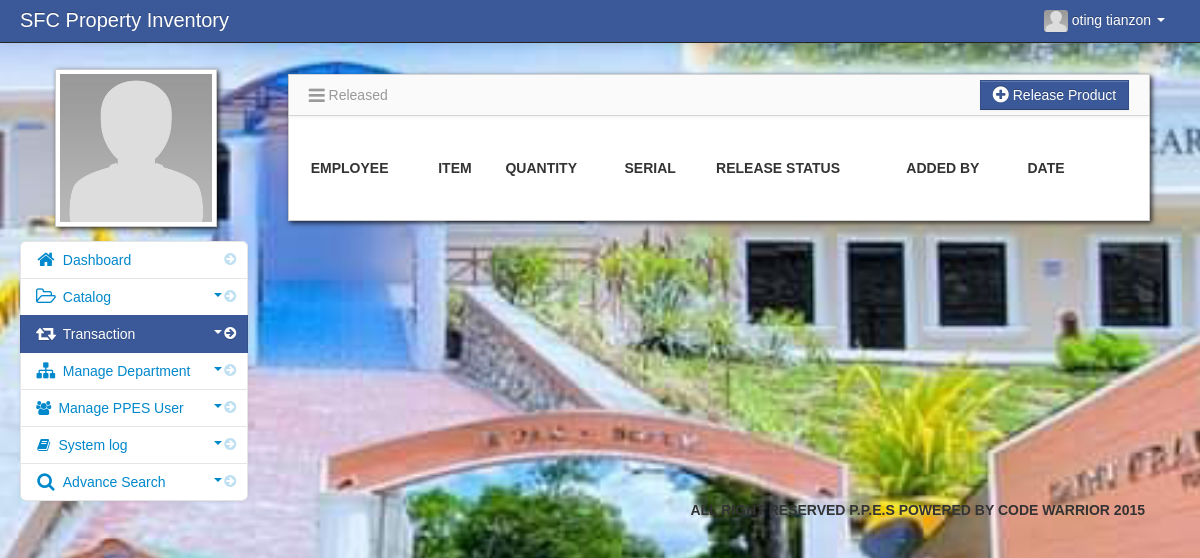
/admin/product_release.php (signed in), run on an earlier commit of the app's database.
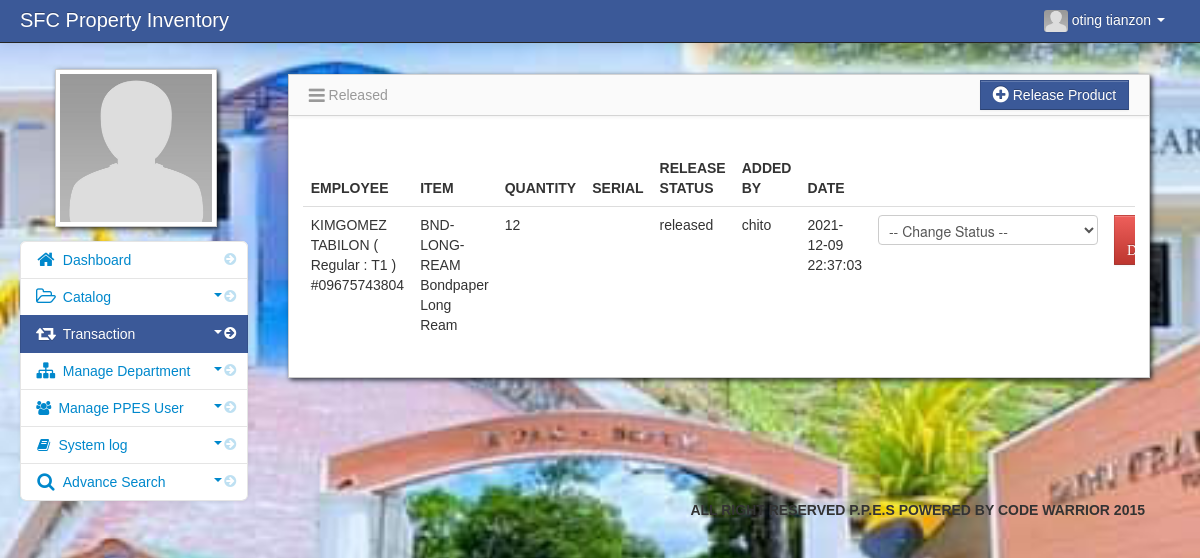
And on a later commit of the database.
### tables this page shows
CREATE TABLE `user` (
  `user_id` int(11) NOT NULL,
  `firstname` varchar(100) NOT NULL,
  `middlename` varchar(100) NOT NULL,
  `lastname` varchar(100) NOT NULL,
  `username` varchar(100) NOT NULL,
  `password` varchar(100) NOT NULL,
  `adminthumbnails` varchar(128) NOT NULL
);

CREATE TABLE `product_release` (
  `id` int(11) NOT NULL,
  `product_id` int(11) NOT NULL,
  `qty` int(11) NOT NULL DEFAULT 1,
  `serial` varchar(255) DEFAULT NULL,
  `employee_id` int(11) NOT NULL,
  `department_id` int(11) NOT NULL,
  `status` varchar(255) NOT NULL DEFAULT 'ready',
  `created_by` varchar(255) NOT NULL,
  `created_at` datetime NOT NULL DEFAULT current_timestamp(),
  `updated_by` varchar(255) DEFAULT NULL,
  `updated_at` datetime NOT NULL DEFAULT current_timestamp()
);

CREATE TABLE `client` (
  `client_id` int(11) NOT NULL,
  `employee_id_no` varchar(11) NOT NULL,
  `firstname` varchar(100) NOT NULL,
  `middlename` varchar(100) NOT NULL,
  `lastname` varchar(100) NOT NULL,
  `type` varchar(100) NOT NULL,
  `contact_no` varchar(100) NOT NULL,
  `position` varchar(128) NOT NULL
);

CREATE TABLE `product` (
  `id` int(11) NOT NULL,
  `sku` varchar(255) NOT NULL,
  `name` varchar(255) NOT NULL,
  `description` text NOT NULL,
  `brand` varchar(255) NOT NULL,
  `created_by` varchar(255) NOT NULL,
  `created_at` datetime NOT NULL DEFAULT current_timestamp(),
  `updated_by` varchar(255) NOT NULL,
  `updated_at` varchar(255) DEFAULT NULL
);

### admin/session.php (called while the page is built, shortened)
<?php
$session_id=$_SESSION['id'];
?>

### admin/product_release.php (the view, shortened to what this page needs)
<?php include('header.php'); ?>
<?php include('session.php'); ?>
    <body>
		<?php include('navbar.php'); ?>
        <div class="container-fluid">
            <div class="row-fluid">
				<?php include('transaction_sidebar.php'); ?>
				<div class="span9" id="content">
                     <div class="row-fluid">
				   <div id="block_bg" class="block">
                        <div class="navbar navbar-inner block-header">
                           <div class="muted pull-left"><i class="icon-reorder icon-large"></i> Released</div>
                          <div class="muted pull-right" style="margin-top: -10px;">
								<a href="product_release_add.php" class="btn btn-info"  id="add" data-placement="right" title="Click to Release Product" ><i class="icon-plus-sign icon-large"></i> Release Product</a>
						  </div>
						</div>
<br>
<div class="block-content collapse in">
    <div class="span12">
	<form action="" method="post">
  	<table cellpadding="0" cellspacing="0" border="0" class="table" id="itemTable">
		<thead>
		        <tr>
					<th>Employee</th>
					<th>Item</th>
					<th>Quantity </th>
					<th>Serial </th>
			        <th>Release Status  </th>
			        <th>Added by</th>
					<th>Date</th>
                    <th class="empty"></th>
                    <th class="empty"></th>
		    </tr>
		</thead>
<tbody>
<?php
$device_query = mysqli_query($conn,"
SELECT product_release.*, product.sku, product.name, client.* from product_release
LEFT JOIN product ON product_release.product_id = product.id
LEFT JOIN client ON product_release.employee_id = client.client_id
ORDER BY product_release.created_at DESC")or die(mysqli_error());
while($row = mysqli_fetch_array($device_query)){
	$id = $row['id'];
?>
		<tr>
			<td><?php echo $row['firstname'].($row['middlename']!='' ? $row['middlename'].' ' : ' ').$row['lastname'].' ( '.$row['type'].' : '.$row['position'].' ) #'.$row['contact_no']; ?></td>
			<td><?php echo $row['sku'].' '.$row['name']; ?></td>
			<td><?php echo $row['qty']; ?></td>
			<td><?php echo $row['serial']; ?></td>
			<td><?php echo $row['status']; ?></td>
			<td><?php echo $row['created_by']; ?></td>
			<td><?php echo $row['created_at']; ?></td>
			<td><input type="hidden" class="release-id" value="<?=$id?>">
				<select class="change_status">
					<option value="">-- Change Status --</option>
				</select>
			</td>
			<td class="empty" width="80"><a onclick="if (confirm('Delete selected item?')){return true;}else{event.stopPropagation(); event.preventDefault();};" rel="tooltip"  title="Delete Item" id="i<?php echo $id; ?>" href="product_release.php<?php echo '?delete='.$id; ?>" class="btn btn-danger"><i class="icon-trash"> Delete</i></a></td>
		</tr>
<?php } ?>
</tbody>
</table>
</form>
</div>
</div>
</div>
</div>
</div>
</div>
<?php include('footer.php'); ?>
</div>
<?php include('script.php'); ?>
 </body>
</html>

### admin/header.php (shortened to what this page needs)
<!DOCTYPE html>
<html class="no-js">
    <head>
			<link href="bootstrap/css/background.css" rel="stylesheet" media="screen">
			<link href="bootstrap/css/bootstrap.min.css" rel="stylesheet" media="screen">
			<link href="bootstrap/css/bootstrap-responsive.css" rel="stylesheet" media="screen">
			<link href="bootstrap/css/bootstrap-responsive.min.css" rel="stylesheet" media="screen">
			<link href="bootstrap/css/font-awesome.css" rel="stylesheet" media="screen">
			<link href="bootstrap/font-awesome-4.1.0/css/font-awesome.min.css" rel="stylesheet" type="text/css">
			<link href="bootstrap/css/my_style.css" rel="stylesheet" media="screen">
			<link href="bootstrap/css/print.css" rel="stylesheet" media="print">
			<link href="vendors/easypiechart/jquery.easy-pie-chart.css" rel="stylesheet" media="screen">
			<link href="assets/styles.css" rel="stylesheet" media="screen">
		    <link href="bootstrap/css/bootstrap.min1.css" rel="stylesheet" media="screen">
		    <link href="bootstrap/css/sb_admin.css" rel="stylesheet" media="screen">
		<link href="vendors/fullcalendar/fullcalendar.css" rel="stylesheet" media="screen">
		<link href="assets/DT_bootstrap.css" rel="stylesheet" media="screen">
		<link href="vendors/jGrowl/jquery.jgrowl.css" rel="stylesheet" media="screen">
		<link rel="stylesheet" type="text/css" href="vendors/bootstrap-wysihtml5/src/bootstrap-wysihtml5.css"></link>
    </head>

### admin/navbar.php (shortened to what this page needs)
<div class="navbar navbar-inverse navbar-fixed-top">
          <div class="navbar-inner">
             <div class="container-fluid">
		 <div class="navbar-header">
                  <span class="brand" href="#">SFC Property Inventory</span>
		 </div>
                  <div class="nav-collapse collapse">
                      <ul class="nav pull-right">
				<?php $query= mysqli_query($conn,"select * from user where user_id = '$session_id'")or die(mysqli_error());
					  $row = mysqli_fetch_array($query);
				?>
                          <li class="dropdown">
                              <a href="#" role="button" class="dropdown-toggle" data-toggle="dropdown"><img id="avatar1" class="img-responsive" src="<?php echo $row['adminthumbnails']; ?>">&nbsp;<?php echo $row['firstname']." ".$row['lastname'];  ?> <i class="caret"></i>
                              </a>
                          </li>
                      </ul>
                  </div>
              </div>
          </div>
      </div>

### admin/transaction_sidebar.php (shortened to what this page needs)
     <div class="span3" id="sidebar">
	              <img id="admin_avatar" class="img-polaroid" src="<?php echo $row['adminthumbnails']; ?>">
                  <ul class="nav nav-list bs-docs-sidenav nav-collapse collapse">
                           <li class="">
						   <a href="dashboard.php"><i class="icon-chevron-right"></i><i class="icon-home icon-large"></i>&nbsp;Dashboard</a>
						   </li>
						 <li class="">
						    <a href="javascript:;" role="button" class="dropdown-toggle" data-toggle="collapse" data-target="#bs"><i class="icon-chevron-right"></i><i class="icon-folder-open-alt icon-large"></i>&nbsp;Catalog
						    <div class="muted pull-right"><i class="caret"></i></div></a>
						</li>
					    <li class="active">
						    <a href="javascript:;" role="button" class="dropdown-toggle" data-toggle="collapse" data-target="#bs2"><i class="icon-chevron-right"></i><i class="icon-retweet icon-large"></i>&nbsp;Transaction
							<div class="muted pull-right"><i class="caret"></i></div></a>
						</li>
						  <li class="">
						    <a href="javascript:;" role="button" class="dropdown-toggle" data-toggle="collapse" data-target="#bs1"><i class="icon-chevron-right"></i><i class="icon-sitemap icon-large"></i>&nbsp;Manage Department
						    <div class="muted pull-right"><i class="caret"></i></div></a>
						</li>
						<li>
						    <a href="javascript:;" role="button" class="dropdown-toggle" data-toggle="collapse" data-target="#bs3"><i class="icon-chevron-right"></i><i class="icon-group"></i>&nbsp;Manage PPES User
							<div class="muted pull-right"><i class="caret"></i></div></a>
						</li>
						<li>
						    <a href="javascript:;" role="button" class="dropdown-toggle" data-toggle="collapse" data-target="#bs4"><i class="icon-chevron-right"></i><i class="icon-book"></i>&nbsp;System log
							<div class="muted pull-right"><i class="caret"></i></div></a>
						</li>
                         <li class="">
                           <a href="javascript:;" role="button" class="dropdown-toggle" data-toggle="collapse" data-target="#bs5"><i class="icon-chevron-right"></i><i class="icon-search icon-large"></i>&nbsp;Advance Search
						   <div class="muted pull-right"><i class="caret"></i></div></a>
                        </li>
                  </ul>
</div>

### admin/footer.php (shortened to what this page needs)
<div class="pull-right">
		<footer align="center">
           <p>All Right Reserved P.P.E.S Powered by Code Warrior 2015</p>
</div>

### admin/script.php (shortened to what this page needs)
<link href="vendors/datepicker.css" rel="stylesheet" media="screen">
      <link href="vendors/uniform.default.css" rel="stylesheet" media="screen">
      <link href="vendors/chosen.min.css" rel="stylesheet" media="screen">
<link href="vendors/datepicker.css" rel="stylesheet" media="screen">

### admin/assets/styles.css (style rules this page uses)
body { padding-top: 60px; padding-bottom: 40px; background-color: #f5f5f5; }
#content { margin-left:0px; }
.block { background: url("../images/pixel-60fff.png") repeat scroll 0 0 rgba(0, 0, 0, 0) !important; border: 1px solid #ccc; background: white; margin: 1em 0em; border-top: none; -webkit-box-shadow: 2px 2px 5px rgba(0, 0, 6, 0.75); -moz-box-shadow: 2px 2px 5px rgba(0, 0, 6, 0.75); box-shadow: 2px 2px 5px rgba(0, 0, 6, 0.75); }
.block-content { margin: 1em; min-height: .25em; }
.block-header { margin-bottom: 0px; border-right: none; border-left: none; -webkit-border-radius: 0px; -moz-border-radius: 0px; border-radius: 0px; }
.block-header div { padding-top: 10px; }
.bs-docs-sidenav { max-width: 228px; margin: 30px 0 0; padding: 0; background-color: #fff; -webkit-border-radius: 6px; -moz-border-radius: 6px; border-radius: 6px; -webkit-box-shadow: 0 1px 4px rgba(0,0,0,.065); -moz-box-shadow: 0 1px 4px rgba(0,0,0,.065); box-shadow: 0 1px 4px rgba(0,0,0,.065); }
.bs-docs-sidenav > li > a { display: block; width: 190px \9; margin: 0 0 -1px; padding: 8px 14px; border: 1px solid #e5e5e5; }
.bs-docs-sidenav > li:first-child > a { -webkit-border-radius: 6px 6px 0 0; -moz-border-radius: 6px 6px 0 0; border-radius: 6px 6px 0 0; }
.bs-docs-sidenav > li:last-child > a { -webkit-border-radius: 0 0 6px 6px; -moz-border-radius: 0 0 6px 6px; border-radius: 0 0 6px 6px; }
.bs-docs-sidenav > .active > a { position: relative; z-index: 2; padding: 9px 15px; border: 0; text-shadow: 0 1px 0 rgba(0,0,0,.15); -webkit-box-shadow: inset 1px 0 0 rgba(0,0,0,.1), inset -1px 0 0 rgba(0,0,0,.1); -moz-box-shadow: inset 1px 0 0 rgba(0,0,0,.1), inset -1px 0 0 rgba(0,0,0,.1); box-shadow: inset 1px 0 0 rgba(0,0,0,.1), inset -1px 0 0 rgba(0,0,0,.1); }
.bs-docs-sidenav .icon-chevron-right { float: right; margin-top: 2px; margin-right: -6px; opacity: .25; }
.bs-docs-sidenav .active .icon-chevron-right, .bs-docs-sidenav .active a:hover .icon-chevron-right { opacity: 1; }

What changed in the data, as far as the page shows it:
added product_release: client.firstname "KIM", client.middlename "GOMEZ", client.lastname "TABILON", client.type "Regular", client.position "T1", client.contact_no "09675743804", product.sku "BND-LONG-REAM", product.name "Bondpaper Long Ream", qty "12", status "released", created_by "chito", created_at "2021-12-09 22:37:03"
